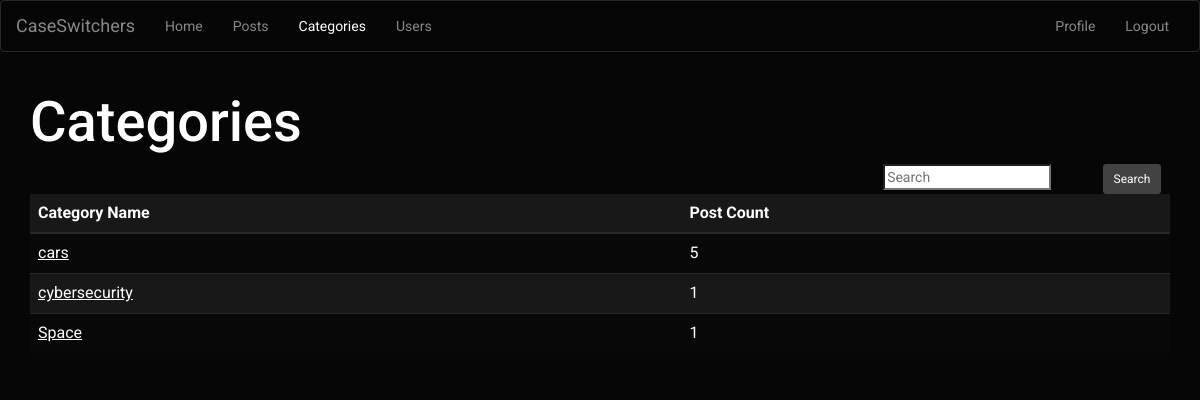
/categories.php (signed in), run on the app's committed database.
### tables this page shows
CREATE TABLE `category` (
  `ID` int(11) NOT NULL,
  `categoryname` varchar(45) NOT NULL
);

### public_html/session.php (called while the page is built, shortened)
<?php
    include("connection.php");
    $user_check = $_SESSION['login_user'];
   $ses_sql = mysqli_query($db, "SELECT * FROM user WHERE username = '$user_check'");
   $row = mysqli_fetch_array($ses_sql, MYSQLI_ASSOC);
   $login_id = $row['userID'];
?>

### public_html/categories.php (the view, shortened to what this page needs)
<?php
    include("session.php");
?>
<html>
<head>
    <link rel="stylesheet" href="assets/bootstrap/css/bootstrap.min.css">
    <link rel="stylesheet" href="assets/css/user.css">
</head>
<body>
    <nav class="navbar navbar-default">
        <div class="container-fluid">
            <div class="navbar-header">
                <a class="navbar-brand navbar-link" href="index.php">CaseSwitchers </a></div>
            <div class="collapse navbar-collapse" id="navcol-1">
                <ul class="nav navbar-nav">
                    <li role="presentation"><a href="index.php">Home </a></li>
                    <li role="presentation"><a href="posts.php">Posts </a></li>
                    <li class="active" role="presentation"><a href="categories.php">Categories </a></li>
                    <li role="presentation"><a href="users.php">Users </a></li>
                </ul>
                <ul class="nav navbar-nav navbar-right">
                <?php
                    if(isset($_SESSION['login_user']))
                    {
                        echo '<li role="presentation"><a href="profile.php?id='.$login_id.'">Profile </a></li>';
                        echo '<li role="presentation"><a href="logout.php">Logout </a></li>';
                    }
                ?>
                </ul>
            </div>
        </div>
    </nav>
    <div class="container">
        <div class="row">
            <div class="col-md-12">
                <h1>Categories </h1></div>
        </div>
        <div class="row">
            <div class="col-sm-3 col-sm-offset-9">
                <div class="row">
                <form method="post" action="">
                    <div class="col-sm-8 col-sm-pull-1">
                        <input type="search" name="Search" placeholder="Search">
                    </div>
                    <div class="col-sm-4">
                        <button class="btn btn-default btn-sm" type="submit">Search </button>
                    </div>
                </form>
                </div>
            </div>
        </div>
    </div>
    <div class="container">
        <div class="row">
            <div class="col-md-12">
                <div class="table-responsive">
                    <table class="table table-striped">
                        <thead>
                            <tr>
                                <th>Category Name</th>
                                <th>Post Count</th>
                            </tr>
                        </thead>
                        <tbody>
                        <?php
                                if(isset($_POST['Search']))
                                {
                                    $pattern = $_POST['Search'];
                                    $query = "SELECT * FROM Category WHERE categoryname LIKE '%$pattern%'";
                                    $result = $db->query($query);
                                    if(strlen($pattern) != 0)
                                    {
                                        while ($row = mysqli_fetch_array($result, MYSQLI_ASSOC)) {
                                            $categoryID = $row["ID"];
                                            $categoryname = $row["categoryname"];
                                            $query2 = "SELECT c_id, count(p_id) as postcount FROM PostCategory WHERE c_id = '$categoryID' GROUP BY c_id";
                                            $result2 = $db->query($query2);
                                            $row2 = $result2->fetch_assoc();
                                            $postcount = $row2["postcount"];
                                            echo "<tr>";
                                            echo '<td><a href="categoryposts.php?id='.$categoryID.'">'.$categoryname.'</a></td>';
                                            echo "<td>".$postcount."</td>";
                                            echo "</tr>";
                                        }
                                    }
                                    else
                                        header("location: categories.php");
                                }
                                else
                                {
                                    $query = "SELECT * FROM Category";
                                    $result = $db->query($query);
                                    while ($row = mysqli_fetch_array($result, MYSQLI_ASSOC)) {
                                        $categoryID = $row["ID"];
                                        $categoryname = $row["categoryname"];
                                        $query2 = "SELECT c_id, count(p_id) as postcount FROM PostCategory WHERE c_id = '$categoryID' GROUP BY c_id";
                                        $result2 = $db->query($query2);
                                        $row = $result2->fetch_assoc();
                                        $postcount = $row["postcount"];
                                        echo "<tr>";
                                        echo '<td><a href="categoryposts.php?id='.$categoryID.'">'.$categoryname.'</a></td>';
                                        echo "<td>".$postcount."</td>";
                                        echo "</tr>";
                                    }
                                }
                        ?>
                        </tbody>
                    </table>
                </div>
            </div>
        </div>
    </div>
</body>
</html>

### data on the page
category: categoryname "cars", postcount "5"
category: categoryname "cybersecurity", postcount "1"
category: categoryname "Space", postcount "1"
